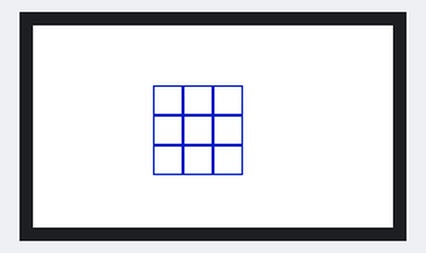
Simulated run of this program. Board: MicroPython board. Shown: 240×135 colour display. What the program prints to the serial console is not drawn.

Above: at 0.3 s.

The program:

ttt_client.py
```python
from machine import Pin,SPI,PWM,ADC
import framebuf
import time
import math
import network
import socket


BL = 13
DC = 8
RST = 12
MOSI = 11
SCK = 10
CS = 9

class LCD_1inch14(framebuf.FrameBuffer):
    def __init__(self):
        self.width = 240
        self.height = 135
        self.cs = Pin(CS,Pin.OUT)
        self.rst = Pin(RST,Pin.OUT)
        self.cs(1)
        self.spi = SPI(1)
        self.spi = SPI(1,1000_000)
        self.spi = SPI(1,10000_000,polarity=0, phase=0,sck=Pin(SCK),mosi=Pin(MOSI),miso=None)
        self.dc = Pin(DC,Pin.OUT)
        self.dc(1)
        self.buffer = bytearray(self.height * self.width * 2)
        super().__init__(self.buffer, self.width, self.height, framebuf.RGB565)
        self.init_display()
        self.red   =   0x07E0
        self.green =   0x001f
        self.blue  =   0xf800
        self.white =   0xffff
    def write_cmd(self, cmd):
        self.cs(1)
        self.dc(0)
        self.cs(0)
        self.spi.write(bytearray([cmd]))
        self.cs(1)
    def write_data(self, buf):
        self.cs(1)
        self.dc(1)
        self.cs(0)
        self.spi.write(bytearray([buf]))
        self.cs(1)
    def init_display(self):
        self.rst(1)
        self.rst(0)
        self.rst(1)
        self.write_cmd(0x36)
        self.write_data(0x70)
        self.write_cmd(0x3A)
        self.write_data(0x05)
        self.write_cmd(0xB2)
        self.write_data(0x0C)
        self.write_data(0x0C)
        self.write_data(0x00)
        self.write_data(0x33)
        self.write_data(0x33)
        self.write_cmd(0xB7)
        self.write_data(0x35)
        self.write_cmd(0xBB)
        self.write_data(0x19)
        self.write_cmd(0xC0)
        self.write_data(0x2C)
        self.write_cmd(0xC2)
        self.write_data(0x01)
        self.write_cmd(0xC3)
        self.write_data(0x12)
        self.write_cmd(0xC4)
        self.write_data(0x20)
        self.write_cmd(0xC6)
        self.write_data(0x0F)
        self.write_cmd(0xD0)
        self.write_data(0xA4)
        self.write_data(0xA1)
        self.write_cmd(0xE0)
        self.write_data(0xD0)
        self.write_data(0x04)
        self.write_data(0x0D)
        self.write_data(0x11)
        self.write_data(0x13)
        self.write_data(0x2B)
        self.write_data(0x3F)
        self.write_data(0x54)
        self.write_data(0x4C)
        self.write_data(0x18)
        self.write_data(0x0D)
        self.write_data(0x0B)
        self.write_data(0x1F)
        self.write_data(0x23)
        self.write_cmd(0xE1)
        self.write_data(0xD0)
        self.write_data(0x04)
        self.write_data(0x0C)
        self.write_data(0x11)
        self.write_data(0x13)
        self.write_data(0x2C)
        self.write_data(0x3F)
        self.write_data(0x44)
        self.write_data(0x51)
        self.write_data(0x2F)
        self.write_data(0x1F)
        self.write_data(0x1F)
        self.write_data(0x20)
        self.write_data(0x23)
        self.write_cmd(0x21)
        self.write_cmd(0x11)
        self.write_cmd(0x29)
    def show(self):
        self.write_cmd(0x2A)
        self.write_data(0x00)
        self.write_data(0x28)
        self.write_data(0x01)
        self.write_data(0x17)
        self.write_cmd(0x2B)
        self.write_data(0x00)
        self.write_data(0x35)
        self.write_data(0x00)
        self.write_data(0xBB)
        self.write_cmd(0x2C)
        self.cs(1)
        self.dc(1)
        self.cs(0)
        self.spi.write(self.buffer)
        self.cs(1)


def sendvalue(val):
    cl.send(str(val))

def receivevalue():
    return cl.recv(1024)


print("Calibrating...")
cl = socket.socket()
cl.connect(('192.168.49.142',80))
print("Connected")

pwm = PWM(Pin(BL))
pwm.freq(1000)
pwm.duty_u16(32768)
LCD = LCD_1inch14()
LCD.fill(LCD.white)
LCD.show()

LCD.show()
jakojaamat = []


def voitto(ristinolla,voittaja):
    for i in range(len(ristinolla)): # tarkistaa voittaako pystysuunta
        jakojaamat.append(ristinolla[i] % 3)
        for rivit in range(3):
            if jakojaamat.count(rivit) == 3:
                LCD.text(voittaja+" voitti",150,30,LCD.blue)
                for i in range(10):
                    ristinolla.append(i)
    kuutiocheck = 0

    for i in range(1,10): #tarkistaa voittaako vaakasuunta
        if ristinolla.count(i) == 1:
            kuutiocheck += 1
            if kuutiocheck == 3:
                LCD.text(voittaja+" voitti",150,30,LCD.blue)
                for i in range(10):
                    ristinolla.append(i)

        if(i % 3 == 0):
            kuutiocheck = 0

    vinokuutiocheck = 0
    for i in range(1,14,4):
        if ristinolla.count(i) == True:
            vinokuutiocheck += 1
            if vinokuutiocheck == 3:
                LCD.text(voittaja+" voitti",150,30,LCD.blue)
                for i in range(10):
                    ristinolla.append(i)

    vinokuutiocheck2 = 0
    for i in range(3,8,2):
        if ristinolla.count(i) == True:
            vinokuutiocheck2 += 1
            if vinokuutiocheck2 == 3:
                LCD.text(voittaja+" voitti",150,30,LCD.blue)
                for i in range(10):
                    ristinolla.append(i)
def tryagain():
    time.sleep(5)
    again = str(receivevalue())[2:][:1]
    print(again)
    if again == "Y":
        play()
def play():
    LCD.fill_rect(0,0,2000,2000,LCD.white)
    key1 = Pin(2,Pin.IN,Pin.PULL_UP)
    key2 = Pin(3,Pin.IN,Pin.PULL_UP)
    key3 = Pin(15 ,Pin.IN,Pin.PULL_UP)
    key4 = Pin(17 ,Pin.IN,Pin.PULL_UP)
    kuutio = 1
    vuoro = 0
    x = 0
    y = 0
    merkki = ""
    taytetytX = []
    taytetytO = []
    while 1:
        if len(taytetytX) + len(taytetytO) < 9:
            taytetty = True
            if(key1.value() == 0):
                kuutio += 1
                time.sleep(0.25)
            while taytetty == True:
                if(kuutio > 9):
                    kuutio = 1
                if kuutio in taytetytX or kuutio in taytetytO:
                    kuutio += 1
                else:
                    taytetty = False

            x = 80 + (kuutio-1) % 3 * 20
            y = 40 + math.floor((kuutio-0.01)/3)*20
            LCD.rect(100,40,20,20,LCD.blue)
            LCD.rect(100,60,20,20,LCD.blue)
            LCD.rect(100,80,20,20,LCD.blue)
            LCD.rect(80,40,20,20,LCD.blue)
            LCD.rect(80,60,20,20,LCD.blue)
            LCD.rect(80,80,20,20,LCD.blue)
            LCD.rect(120,40,20,20,LCD.blue)
            LCD.rect(120,60,20,20,LCD.blue)
            LCD.rect(120,80,20,20,LCD.blue)
            LCD.show()
            if(vuoro % 2 != 0):
                LCD.text("VALITSE X",150,40,LCD.blue)
                if(key2.value() == 0):
                    LCD.text("X",x+6,y+6,LCD.blue)
                    vuoro += 1
                    taytetytX.append(kuutio)
                    print("X: ",taytetytX)
                    sendvalue(kuutio)
                    time.sleep(0.25)
                    voitto(taytetytX,"X")
                    LCD.text("VALITSE X",150,40,LCD.white)
                    jakojaamat.clear()
            else:

                valu = int(receivevalue())
                x = 80 + (valu-1) % 3 * 20
                y = 40 + math.floor((valu-0.01)/3)*20
                LCD.text("O",x+6,y+6,LCD.blue)
                taytetytO.append(valu)
                print("O: ",taytetytO)
                time.sleep(0.25)
                voitto(taytetytO,"O")

                jakojaamat.clear()
                vuoro += 1

            LCD.rect(x,y,20,20,LCD.red)
            LCD.show()
        elif (len(taytetytX) + len(taytetytO) == 9):
            LCD.text("Tasapeli",150,30,LCD.blue)
            LCD.show()
            tryagain()
        else:
            tryagain()
    time.sleep(1)
    LCD.fill(0xFFFF)

play()
```
